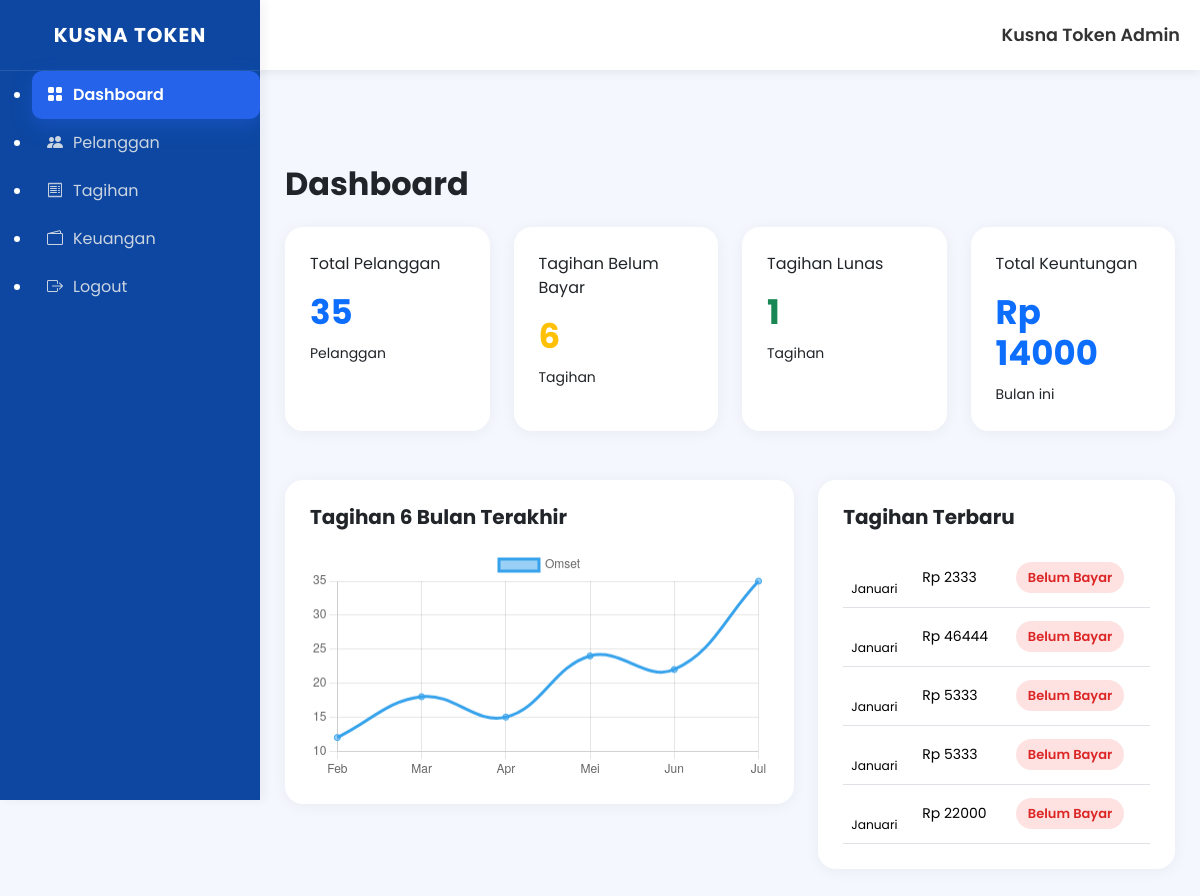
/admin (signed in), run on the app's committed database.
### models/tagihan.py (models this page shows)
class Tagihan(db.Model):
    id = db.Column(db.Integer, primary_key=True)
    pelanggan_id = db.Column(
        db.Integer,
        db.ForeignKey("pelanggan.id")
    )
    pelanggan = db.relationship(
        "Pelanggan",
        backref="tagihan"
    )
    bulan = db.Column(db.String(20))
    tahun = db.Column(db.String(10))
    tagihan_pln = db.Column(db.Integer)
    admin = db.Column(db.Integer)
    total = db.Column(db.Integer)
    status = db.Column(
        db.String(30),
        default="Belum Dibayar"
    )
    tanggal_bayar = db.Column(db.String(30))

### app.py (the view)
@app.route("/admin")
def dashboard():
    if not session.get("admin"):
        return redirect("/login")
    total_pelanggan = Pelanggan.query.count()
    lunas = Tagihan.query.filter_by(
    status="Sudah Dibayar"
    ).count()
    belum = Tagihan.query.filter_by(
    status="Belum Dibayar"
    ).count()
    keuntungan = db.session.query(
    db.func.sum(Tagihan.admin)
    ).scalar() or 0
    tagihan_terbaru = Tagihan.query.order_by(
    Tagihan.id.desc()
    ).limit(5).all()
    return render_template(
    "dashboard.html",
    total_pelanggan=total_pelanggan,
    lunas=lunas,
    belum=belum,
    keuntungan=keuntungan,
    tagihan_terbaru=tagihan_terbaru,
    active_page="dashboard"
)

### templates/dashboard.html (shortened to what this page needs)
{% extends "admin_layout.html" %} {% block content %}
<h2 class="fw-bold mb-4">Dashboard</h2>
<div class="row g-4">
  <div class="col-md-3">
    <div class="stat-card">
      <p>Total Pelanggan</p>
      <h2 class="text-primary">{{ total_pelanggan }}</h2>
      <small>Pelanggan</small>
    </div>
  </div>
  <div class="col-md-3">
    <div class="stat-card">
      <p>Tagihan Belum Bayar</p>
      <h2 class="text-warning">{{ belum }}</h2>
      <small>Tagihan</small>
    </div>
  </div>
  <div class="col-md-3">
    <div class="stat-card">
      <p>Tagihan Lunas</p>
      <h2 class="text-success">{{ lunas }}</h2>
      <small>Tagihan</small>
    </div>
  </div>
  <div class="col-md-3">
    <div class="stat-card">
      <p>Total Keuntungan</p>
      <h2 class="text-primary">Rp {{ keuntungan }}</h2>
      <small>Bulan ini</small>
    </div>
  </div>
</div>
<div class="row mt-4">
  <div class="col-lg-7">
    <div class="panel">
      <h5>Tagihan 6 Bulan Terakhir</h5>
      <canvas id="grafikTagihan"></canvas>
    </div>
  </div>
  <div class="col-lg-5">
    <div class="panel">
      <h5>Tagihan Terbaru</h5>
      <table class="table">
        <tbody>
          {% for t in tagihan_terbaru %}
          <tr>
            <td>
              <br />
              <small>{{ t.bulan }}</small>
            </td>
            <td>Rp {{ t.total }}</td>
            <td>
              {% if t.status == "Sudah Dibayar" %}
              <span class="badge-lunas"> Lunas </span>
              {% else %}
              <span class="badge-belum"> Belum Bayar </span>
              {% endif %}
            </td>
          </tr>
          {% endfor %}
        </tbody>
      </table>
    </div>
  </div>
</div>
<script>
  const ctx = document.getElementById("grafikTagihan");
  new Chart(ctx, {
    type: "line",
    data: {
      labels: ["Feb", "Mar", "Apr", "Mei", "Jun", "Jul"],
      datasets: [
        {
          label: "Omset",
          data: [12, 18, 15, 24, 22, 35],
          tension: 0.4,
        },
      ],
    },
  });
</script>
{% endblock %}

### static/css/admin.css (style rules this page uses)
* { font-family: "Poppins", sans-serif; }
body { background: #f4f7fc; }
.stat-card { background: white; border-radius: 18px; padding: 25px; box-shadow: 0 2px 15px rgba(0, 0, 0, 0.05); height: 100%; }
.stat-card h2 { font-size: 34px; font-weight: 700; word-break: break-word; }
.panel { background: white; border-radius: 18px; padding: 25px; margin-top: 25px; box-shadow: 0 2px 15px rgba(0, 0, 0, 0.05); }
.panel h5 { font-weight: 700; margin-bottom: 20px; }
.table { margin-bottom: 0; }
.table td { vertical-align: middle; }
.badge-belum { background: #fee2e2; color: #dc2626; padding: 8px 12px; border-radius: 30px; }
.table td { font-size: 14px; vertical-align: middle; }
.badge-belum { background: #fee2e2; color: #dc2626; padding: 6px 12px; border-radius: 20px; font-size: 13px; font-weight: 600; }
body { background: #f4f7fe; margin: 0; font-family: "Segoe UI", Roboto, Helvetica, Arial, sans-serif; }
html, body { overflow-x: hidden; overflow-y: auto !important; height: auto !important; }

### data on the page
Tagihan: bulan "Januari", total "2333", status "Belum Bayar"
Tagihan: bulan "Januari", total "46444", status "Belum Bayar"
Tagihan: bulan "Januari", total "5333", status "Belum Bayar"
Tagihan: bulan "Januari", total "5333", status "Belum Bayar"
Tagihan: bulan "Januari", total "22000", status "Belum Bayar"

### other printed values
{{ total_pelanggan }} "35"
{{ belum }} "6"
{{ lunas }} "1"
{{ keuntungan }} "14000"
